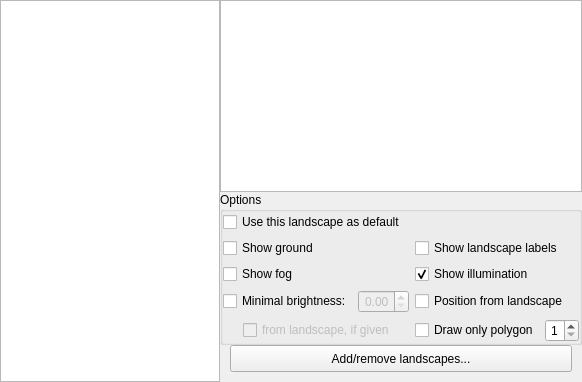
        <widget class="QWidget" name="page_landscape">
         <layout class="QGridLayout" name="gridLayout_3">
          <property name="leftMargin">
           <number>0</number>
          </property>
          <property name="topMargin">
           <number>0</number>
          </property>
          <property name="rightMargin">
           <number>0</number>
          </property>
          <property name="bottomMargin">
           <number>0</number>
          </property>
          <property name="spacing">
           <number>0</number>
          </property>
          <item row="0" column="1">
           <widget class="QTextBrowser" name="landscapeTextBrowser">
            <property name="enabled">
             <bool>true</bool>
            </property>
            <property name="sizePolicy">
             <sizepolicy hsizetype="Expanding" vsizetype="Expanding">
              <horstretch>0</horstretch>
              <verstretch>0</verstretch>
             </sizepolicy>
            </property>
            <property name="font">
             <font>
              <pointsize>10</pointsize>
             </font>
            </property>
            <property name="frameShape">
             <enum>QFrame::StyledPanel</enum>
            </property>
            <property name="lineWidth">
             <number>1</number>
            </property>
            <property name="verticalScrollBarPolicy">
             <enum>Qt::ScrollBarAsNeeded</enum>
            </property>
            <property name="horizontalScrollBarPolicy">
             <enum>Qt::ScrollBarAlwaysOff</enum>
            </property>
            <property name="openExternalLinks">
             <bool>true</bool>
            </property>
           </widget>
          </item>
          <item row="0" column="0" rowspan="5">
           <widget class="QListWidget" name="landscapesListWidget">
            <property name="sizePolicy">
             <sizepolicy hsizetype="Preferred" vsizetype="Expanding">
              <horstretch>0</horstretch>
              <verstretch>0</verstretch>
             </sizepolicy>
            </property>
            <property name="minimumSize">
             <size>
              <width>220</width>
              <height>0</height>
             </size>
            </property>
            <property name="maximumSize">
             <size>
              <width>120</width>
              <height>16777215</height>
             </size>
            </property>
            <property name="focusPolicy">
             <enum>Qt::NoFocus</enum>
            </property>
            <property name="horizontalScrollBarPolicy">
             <enum>Qt::ScrollBarAlwaysOff</enum>
            </property>
           </widget>
          </item>
          <item row="3" column="1">
           <widget class="QPushButton" name="pushButtonAddRemoveLandscapes">
            <property name="minimumSize">
             <size>
              <width>0</width>
              <height>37</height>
             </size>
            </property>
            <property name="styleSheet">
             <string notr="true">margin-left: 10px; margin-right: 10px; margin-bottom:10px;</string>
            </property>
            <property name="text">
             <string>Add/remove landscapes...</string>
            </property>
           </widget>
          </item>
          <item row="1" column="1">
           <widget class="QGroupBox" name="landscapeOptionsGroupBox">
            <property name="sizePolicy">
             <sizepolicy hsizetype="Preferred" vsizetype="Minimum">
              <horstretch>0</horstretch>
              <verstretch>0</verstretch>
             </sizepolicy>
            </property>
            <property name="title">
             <string>Options</string>
            </property>
            <property name="checkable">
             <bool>false</bool>
            </property>
            <layout class="QGridLayout" name="gridLayout_7">
             <property name="leftMargin">
              <number>0</number>
             </property>
             <property name="topMargin">
              <number>0</number>
             </property>
             <property name="rightMargin">
              <number>0</number>
             </property>
             <property name="bottomMargin">
              <number>0</number>
             </property>
             <item row="5" column="1">
              <layout class="QHBoxLayout" name="landscapePolylineHorizontalLayout">
               <item>
                <widget class="QCheckBox" name="landscapePolylineCheckBox">
                 <property name="toolTip">
                  <string>Draw horizon polyline if one is defined.</string>
                 </property>
                 <property name="text">
                  <string>Draw only polygon</string>
                 </property>
                </widget>
               </item>
               <item>
                <widget class="QSpinBox" name="landscapePolylineThicknessSpinBox">
                 <property name="maximumSize">
                  <size>
                   <width>50</width>
                   <height>16777215</height>
                  </size>
                 </property>
                 <property name="toolTip">
                  <string>Thickness of line in pixels</string>
                 </property>
                 <property name="alignment">
                  <set>Qt::AlignRight|Qt::AlignTrailing|Qt::AlignVCenter</set>
                 </property>
                 <property name="minimum">
                  <number>1</number>
                 </property>
                 <property name="maximum">
                  <number>5</number>
                 </property>
                </widget>
               </item>
              </layout>
             </item>
             <item row="4" column="1">
              <widget class="QCheckBox" name="landscapePositionCheckBox">
               <property name="toolTip">
                <string>Set the planet and position as it specified in landscape.ini</string>
               </property>
               <property name="text">
                <string>Position from landscape</string>
               </property>
              </widget>
             </item>
             <item row="2" column="1">
              <widget class="QCheckBox" name="landscapeLabelsCheckBox">
               <property name="text">
                <string>Show landscape labels</string>
               </property>
              </widget>
             </item>
             <item row="3" column="1">
              <widget class="QCheckBox" name="landscapeIlluminationCheckBox">
               <property name="toolTip">
                <string>Show illumination layer (bright windows, light pollution, etc.)</string>
               </property>
               <property name="text">
                <string>Show illumination </string>
               </property>
               <property name="checked">
                <bool>true</bool>
               </property>
              </widget>
             </item>
             <item row="5" column="0">
              <layout class="QHBoxLayout" name="horizontalLayout_25">
               <item>
                <spacer name="horizontalSpacer_13">
                 <property name="orientation">
                  <enum>Qt::Horizontal</enum>
                 </property>
                 <property name="sizeType">
                  <enum>QSizePolicy::Fixed</enum>
                 </property>
                 <property name="sizeHint" stdset="0">
                  <size>
                   <width>20</width>
                   <height>20</height>
                  </size>
                 </property>
                </spacer>
               </item>
               <item>
                <widget class="QCheckBox" name="localLandscapeBrightnessCheckBox">
                 <property name="enabled">
                  <bool>false</bool>
                 </property>
                 <property name="toolTip">
                  <string>Use minimal brightness as may be specified in landscape.ini</string>
                 </property>
                 <property name="text">
                  <string>from landscape, if given</string>
                 </property>
                </widget>
               </item>
              </layout>
             </item>
             <item row="4" column="0">
              <layout class="QHBoxLayout" name="horizontalLayout_11">
               <item>
                <widget class="QCheckBox" name="landscapeBrightnessCheckBox">
                 <property name="toolTip">
                  <string>Use minimal brightness to leave landscape visible also in darkness</string>
                 </property>
                 <property name="text">
                  <string>Minimal brightness:</string>
                 </property>
                </widget>
               </item>
               <item>
                <widget class="QDoubleSpinBox" name="landscapeBrightnessSpinBox">
                 <property name="enabled">
                  <bool>false</bool>
                 </property>
                 <property name="maximumSize">
                  <size>
                   <width>70</width>
                   <height>16777215</height>
                  </size>
                 </property>
                 <property name="toolTip">
                  <string>Value range 0..1 (landscape is black at night - landscape is fully bright)</string>
                 </property>
                 <property name="alignment">
                  <set>Qt::AlignRight|Qt::AlignTrailing|Qt::AlignVCenter</set>
                 </property>
                 <property name="maximum">
                  <double>1.000000000000000</double>
                 </property>
                 <property name="singleStep">
                  <double>0.010000000000000</double>
                 </property>
                </widget>
               </item>
              </layout>
             </item>
             <item row="3" column="0">
              <widget class="QCheckBox" name="showFogCheckBox">
               <property name="text">
                <string>Show fog</string>
               </property>
              </widget>
             </item>
             <item row="2" column="0">
              <widget class="QCheckBox" name="showGroundCheckBox">
               <property name="text">
                <string>Show ground</string>
               </property>
              </widget>
             </item>
             <item row="1" column="0" colspan="2">
              <widget class="QCheckBox" name="useAsDefaultLandscapeCheckBox">
               <property name="text">
                <string>Use this landscape as default</string>
               </property>
              </widget>
             </item>
            </layout>
           </widget>
          </item>
         </layout>
        </widget>
